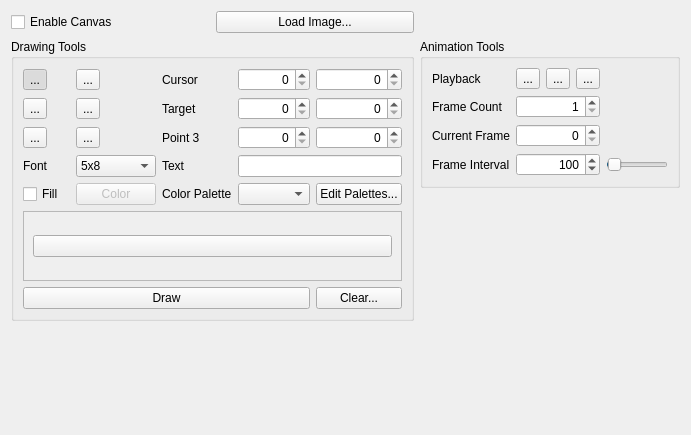
         <widget class="QWidget" name="canvasScrollAreaWidgetContents">
          <property name="geometry">
           <rect>
            <x>0</x>
            <y>0</y>
            <width>691</width>
            <height>435</height>
           </rect>
          </property>
          <layout class="QGridLayout" name="gridLayout_2">
           <property name="sizeConstraint">
            <enum>QLayout::SetMinimumSize</enum>
           </property>
           <item row="8" column="1" alignment="Qt::AlignTop">
            <widget class="QGroupBox" name="animationToolsGroupBox">
             <property name="minimumSize">
              <size>
               <width>217</width>
               <height>0</height>
              </size>
             </property>
             <property name="title">
              <string>Animation Tools</string>
             </property>
             <layout class="QGridLayout" name="gridLayout_8">
              <item row="4" column="0">
               <widget class="QLabel" name="frameRateLabel">
                <property name="text">
                 <string>Frame Interval</string>
                </property>
               </widget>
              </item>
              <item row="2" column="0">
               <widget class="QLabel" name="currentFrameLabel">
                <property name="text">
                 <string>Current Frame</string>
                </property>
               </widget>
              </item>
              <item row="0" column="0">
               <widget class="QLabel" name="toggleCanvasModeLabel">
                <property name="sizePolicy">
                 <sizepolicy hsizetype="Minimum" vsizetype="Preferred">
                  <horstretch>0</horstretch>
                  <verstretch>0</verstretch>
                 </sizepolicy>
                </property>
                <property name="text">
                 <string>Playback</string>
                </property>
               </widget>
              </item>
              <item row="1" column="0">
               <widget class="QLabel" name="frameCountLabel">
                <property name="text">
                 <string>Frame Count</string>
                </property>
               </widget>
              </item>
              <item row="1" column="1">
               <widget class="QSpinBox" name="frameCountSpinBox">
                <property name="toolTip">
                 <string>The total number of drawing surfaces</string>
                </property>
                <property name="alignment">
                 <set>Qt::AlignRight|Qt::AlignTrailing|Qt::AlignVCenter</set>
                </property>
                <property name="minimum">
                 <number>1</number>
                </property>
                <property name="maximum">
                 <number>255</number>
                </property>
               </widget>
              </item>
              <item row="2" column="1">
               <widget class="QSpinBox" name="currentFrameSpinBox">
                <property name="toolTip">
                 <string>The current drawing surface</string>
                </property>
                <property name="alignment">
                 <set>Qt::AlignRight|Qt::AlignTrailing|Qt::AlignVCenter</set>
                </property>
                <property name="minimum">
                 <number>0</number>
                </property>
                <property name="maximum">
                 <number>255</number>
                </property>
                <property name="value">
                 <number>0</number>
                </property>
               </widget>
              </item>
              <item row="4" column="1">
               <widget class="QSpinBox" name="frameIntervalSpinBox">
                <property name="toolTip">
                 <string>Sets the amount of time between frames</string>
                </property>
                <property name="alignment">
                 <set>Qt::AlignRight|Qt::AlignTrailing|Qt::AlignVCenter</set>
                </property>
                <property name="maximum">
                 <number>6000</number>
                </property>
                <property name="value">
                 <number>100</number>
                </property>
               </widget>
              </item>
              <item row="0" column="1">
               <layout class="QHBoxLayout" name="canvasPlaybackLayout">
                <item>
                 <widget class="QToolButton" name="canvasPlaybackBackToolButton">
                  <property name="text">
                   <string>...</string>
                  </property>
                  <property name="icon">
                   <iconset resource="../resources/images/images.qrc">
                    <normaloff>:/icon_back.png</normaloff>:/icon_back.png</iconset>
                  </property>
                  <property name="autoRepeat">
                   <bool>true</bool>
                  </property>
                 </widget>
                </item>
                <item>
                 <widget class="QToolButton" name="canvasPlaybackStartStopToolButton">
                  <property name="text">
                   <string>...</string>
                  </property>
                  <property name="icon">
                   <iconset resource="../resources/images/images.qrc">
                    <normaloff>:/icon_pause.png</normaloff>
                    <normalon>:/icon_play.png</normalon>:/icon_pause.png</iconset>
                  </property>
                  <property name="checkable">
                   <bool>true</bool>
                  </property>
                 </widget>
                </item>
                <item>
                 <widget class="QToolButton" name="canvasPlaybackNextToolButton">
                  <property name="text">
                   <string>...</string>
                  </property>
                  <property name="icon">
                   <iconset resource="../resources/images/images.qrc">
                    <normaloff>:/icon_next.png</normaloff>:/icon_next.png</iconset>
                  </property>
                  <property name="autoRepeat">
                   <bool>true</bool>
                  </property>
                 </widget>
                </item>
               </layout>
              </item>
              <item row="4" column="2">
               <widget class="QSlider" name="frameIntervalSlider">
                <property name="maximum">
                 <number>6000</number>
                </property>
                <property name="value">
                 <number>100</number>
                </property>
                <property name="orientation">
                 <enum>Qt::Horizontal</enum>
                </property>
               </widget>
              </item>
             </layout>
            </widget>
           </item>
           <item row="1" column="0">
            <layout class="QHBoxLayout" name="horizontalLayout">
             <item>
              <widget class="QCheckBox" name="canvasEnableCheckBox">
               <property name="toolTip">
                <string>Activates the Section's Canvas</string>
               </property>
               <property name="text">
                <string>Enable Canvas</string>
               </property>
              </widget>
             </item>
             <item>
              <widget class="QPushButton" name="loadImageButton">
               <property name="text">
                <string>Load Image...</string>
               </property>
              </widget>
             </item>
            </layout>
           </item>
           <item row="8" column="0" alignment="Qt::AlignTop">
            <widget class="QGroupBox" name="drawingToolsGroupBox">
             <property name="title">
              <string>Drawing Tools</string>
             </property>
             <layout class="QGridLayout" name="gridLayout_9">
              <item row="0" column="4">
               <widget class="QSpinBox" name="originXSpinBox">
                <property name="toolTip">
                 <string/>
                </property>
                <property name="alignment">
                 <set>Qt::AlignRight|Qt::AlignTrailing|Qt::AlignVCenter</set>
                </property>
                <property name="maximum">
                 <number>65535</number>
                </property>
               </widget>
              </item>
              <item row="6" column="4" colspan="2">
               <widget class="QLineEdit" name="textLineEdit">
                <property name="toolTip">
                 <string/>
                </property>
               </widget>
              </item>
              <item row="2" column="4">
               <widget class="QSpinBox" name="targetXSpinBox">
                <property name="toolTip">
                 <string/>
                </property>
                <property name="alignment">
                 <set>Qt::AlignRight|Qt::AlignTrailing|Qt::AlignVCenter</set>
                </property>
                <property name="maximum">
                 <number>65535</number>
                </property>
               </widget>
              </item>
              <item row="2" column="3">
               <widget class="QLabel" name="targetLabel">
                <property name="text">
                 <string>Target</string>
                </property>
               </widget>
              </item>
              <item row="0" column="3">
               <widget class="QLabel" name="originLabel">
                <property name="text">
                 <string>Cursor</string>
                </property>
               </widget>
              </item>
              <item row="2" column="5">
               <widget class="QSpinBox" name="targetYSpinBox">
                <property name="toolTip">
                 <string/>
                </property>
                <property name="alignment">
                 <set>Qt::AlignRight|Qt::AlignTrailing|Qt::AlignVCenter</set>
                </property>
                <property name="maximum">
                 <number>65535</number>
                </property>
               </widget>
              </item>
              <item row="9" column="0" colspan="6">
               <widget class="QScrollArea" name="canvasColorPickerScrollArea">
                <property name="verticalScrollBarPolicy">
                 <enum>Qt::ScrollBarAlwaysOff</enum>
                </property>
                <property name="widgetResizable">
                 <bool>true</bool>
                </property>
                <widget class="QWidget" name="canvasColorPickerScrollAreaWidgetContents">
                 <property name="geometry">
                  <rect>
                   <x>0</x>
                   <y>0</y>
                   <width>424</width>
                   <height>68</height>
                  </rect>
                 </property>
                 <layout class="QGridLayout" name="gridLayout_7">
                  <item row="0" column="1">
                   <layout class="QHBoxLayout" name="canvasColorPickerLayout"/>
                  </item>
                  <item row="0" column="0">
                   <widget class="QPushButton" name="canvasColorPickerCancelButton">
                    <property name="sizePolicy">
                     <sizepolicy hsizetype="Minimum" vsizetype="Fixed">
                      <horstretch>0</horstretch>
                      <verstretch>0</verstretch>
                     </sizepolicy>
                    </property>
                    <property name="minimumSize">
                     <size>
                      <width>0</width>
                      <height>0</height>
                     </size>
                    </property>
                    <property name="text">
                     <string/>
                    </property>
                    <property name="icon">
                     <iconset resource="../resources/images/images.qrc">
                      <normaloff>:/icon_cancel.png</normaloff>:/icon_cancel.png</iconset>
                    </property>
                   </widget>
                  </item>
                 </layout>
                </widget>
               </widget>
              </item>
              <item row="4" column="3">
               <widget class="QLabel" name="target2Label">
                <property name="text">
                 <string>Point 3</string>
                </property>
               </widget>
              </item>
              <item row="6" column="2">
               <widget class="QComboBox" name="fontComboBox">
                <property name="toolTip">
                 <string/>
                </property>
                <item>
                 <property name="text">
                  <string>5x8</string>
                 </property>
                </item>
               </widget>
              </item>
              <item row="6" column="3">
               <widget class="QLabel" name="textLabel">
                <property name="text">
                 <string>Text</string>
                </property>
               </widget>
              </item>
              <item row="6" column="0">
               <widget class="QLabel" name="fontLabel">
                <property name="sizePolicy">
                 <sizepolicy hsizetype="Minimum" vsizetype="Preferred">
                  <horstretch>0</horstretch>
                  <verstretch>0</verstretch>
                 </sizepolicy>
                </property>
                <property name="text">
                 <string>Font</string>
                </property>
               </widget>
              </item>
              <item row="4" column="4">
               <widget class="QSpinBox" name="target2XSpinBox">
                <property name="alignment">
                 <set>Qt::AlignRight|Qt::AlignTrailing|Qt::AlignVCenter</set>
                </property>
                <property name="maximum">
                 <number>65535</number>
                </property>
               </widget>
              </item>
              <item row="8" column="4">
               <widget class="QComboBox" name="canvasPaletteComboBox"/>
              </item>
              <item row="0" column="5">
               <widget class="QSpinBox" name="originYSpinBox">
                <property name="toolTip">
                 <string/>
                </property>
                <property name="alignment">
                 <set>Qt::AlignRight|Qt::AlignTrailing|Qt::AlignVCenter</set>
                </property>
                <property name="maximum">
                 <number>65535</number>
                </property>
               </widget>
              </item>
              <item row="10" column="5">
               <widget class="QPushButton" name="clearButton">
                <property name="text">
                 <string>Clear...</string>
                </property>
               </widget>
              </item>
              <item row="8" column="5">
               <widget class="QPushButton" name="canvasEditPaletteButton">
                <property name="text">
                 <string>Edit Palettes...</string>
                </property>
               </widget>
              </item>
              <item row="8" column="2">
               <widget class="QPushButton" name="selectColorButton">
                <property name="enabled">
                 <bool>false</bool>
                </property>
                <property name="toolTip">
                 <string>Displays the selected drawing color</string>
                </property>
                <property name="text">
                 <string>Color</string>
                </property>
               </widget>
              </item>
              <item row="4" column="5">
               <widget class="QSpinBox" name="target2YSpinBox">
                <property name="alignment">
                 <set>Qt::AlignRight|Qt::AlignTrailing|Qt::AlignVCenter</set>
                </property>
                <property name="maximum">
                 <number>65535</number>
                </property>
               </widget>
              </item>
              <item row="8" column="3">
               <widget class="QLabel" name="canvasPaletteLabel">
                <property name="text">
                 <string>Color Palette</string>
                </property>
               </widget>
              </item>
              <item row="8" column="0">
               <widget class="QCheckBox" name="fillCheckBox">
                <property name="toolTip">
                 <string>Fills in shapes, otherwise draws only the shape's outline</string>
                </property>
                <property name="text">
                 <string>Fill</string>
                </property>
               </widget>
              </item>
              <item row="0" column="0">
               <widget class="QToolButton" name="circleToolButton">
                <property name="text">
                 <string>...</string>
                </property>
                <property name="icon">
                 <iconset resource="../resources/images/images.qrc">
                  <normaloff>:/icon_circle.png</normaloff>:/icon_circle.png</iconset>
                </property>
                <property name="checkable">
                 <bool>true</bool>
                </property>
                <property name="checked">
                 <bool>true</bool>
                </property>
                <property name="autoRaise">
                 <bool>false</bool>
                </property>
               </widget>
              </item>
              <item row="0" column="2">
               <widget class="QToolButton" name="lineToolButton">
                <property name="text">
                 <string>...</string>
                </property>
                <property name="icon">
                 <iconset resource="../resources/images/images.qrc">
                  <normaloff>:/icon_line.png</normaloff>:/icon_line.png</iconset>
                </property>
                <property name="checkable">
                 <bool>true</bool>
                </property>
               </widget>
              </item>
              <item row="2" column="0">
               <widget class="QToolButton" name="triangleToolButton">
                <property name="text">
                 <string>...</string>
                </property>
                <property name="icon">
                 <iconset resource="../resources/images/images.qrc">
                  <normaloff>:/icon_triangle.png</normaloff>:/icon_triangle.png</iconset>
                </property>
                <property name="checkable">
                 <bool>true</bool>
                </property>
               </widget>
              </item>
              <item row="2" column="2">
               <widget class="QToolButton" name="rectToolButton">
                <property name="text">
                 <string>...</string>
                </property>
                <property name="icon">
                 <iconset resource="../resources/images/images.qrc">
                  <normaloff>:/icon_rectangle.png</normaloff>:/icon_rectangle.png</iconset>
                </property>
                <property name="checkable">
                 <bool>true</bool>
                </property>
               </widget>
              </item>
              <item row="4" column="0">
               <widget class="QToolButton" name="textToolButton">
                <property name="text">
                 <string>...</string>
                </property>
                <property name="icon">
                 <iconset resource="../resources/images/images.qrc">
                  <normaloff>:/icon_text.png</normaloff>:/icon_text.png</iconset>
                </property>
                <property name="checkable">
                 <bool>true</bool>
                </property>
               </widget>
              </item>
              <item row="10" column="0" colspan="5">
               <widget class="QPushButton" name="drawButton">
                <property name="text">
                 <string>Draw</string>
                </property>
                <property name="icon">
                 <iconset resource="../resources/images/images.qrc">
                  <normaloff>:/icon_draw.png</normaloff>:/icon_draw.png</iconset>
                </property>
               </widget>
              </item>
              <item row="4" column="2">
               <widget class="QToolButton" name="paintToolButton">
                <property name="text">
                 <string>...</string>
                </property>
                <property name="icon">
                 <iconset resource="../resources/images/images.qrc">
                  <normaloff>:/icon_paint.png</normaloff>:/icon_paint.png</iconset>
                </property>
                <property name="checkable">
                 <bool>true</bool>
                </property>
               </widget>
              </item>
             </layout>
            </widget>
           </item>
          </layout>
         </widget>
